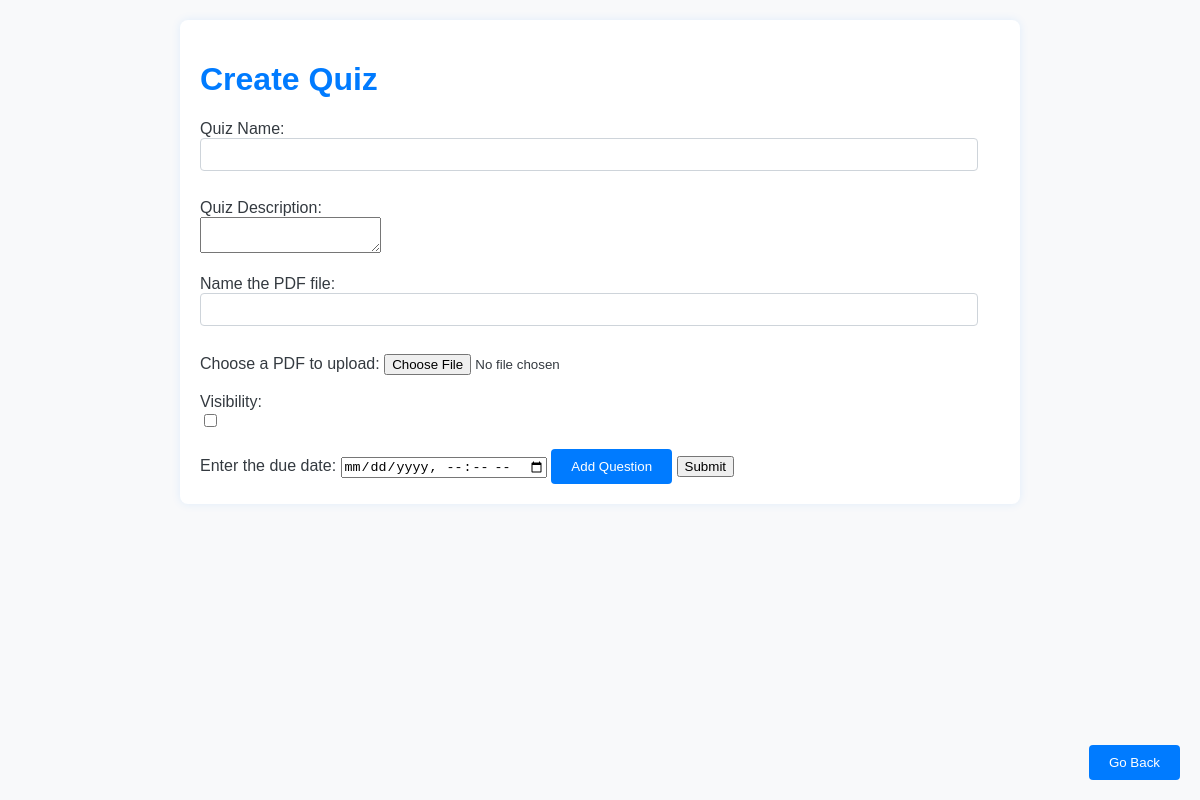
/quiz_editor?quiz_id=31 (signed in), run on an earlier commit of the app's database.
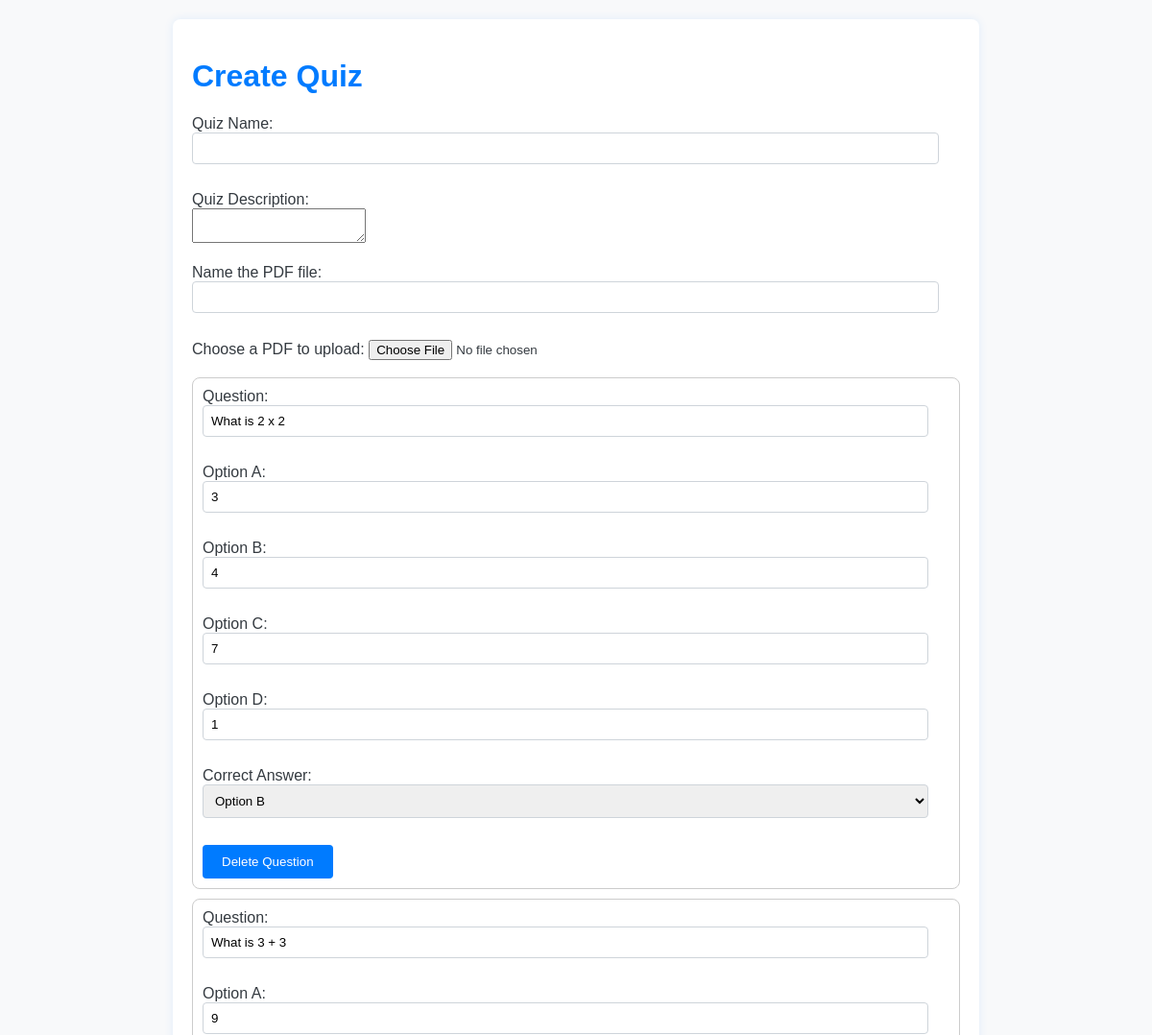
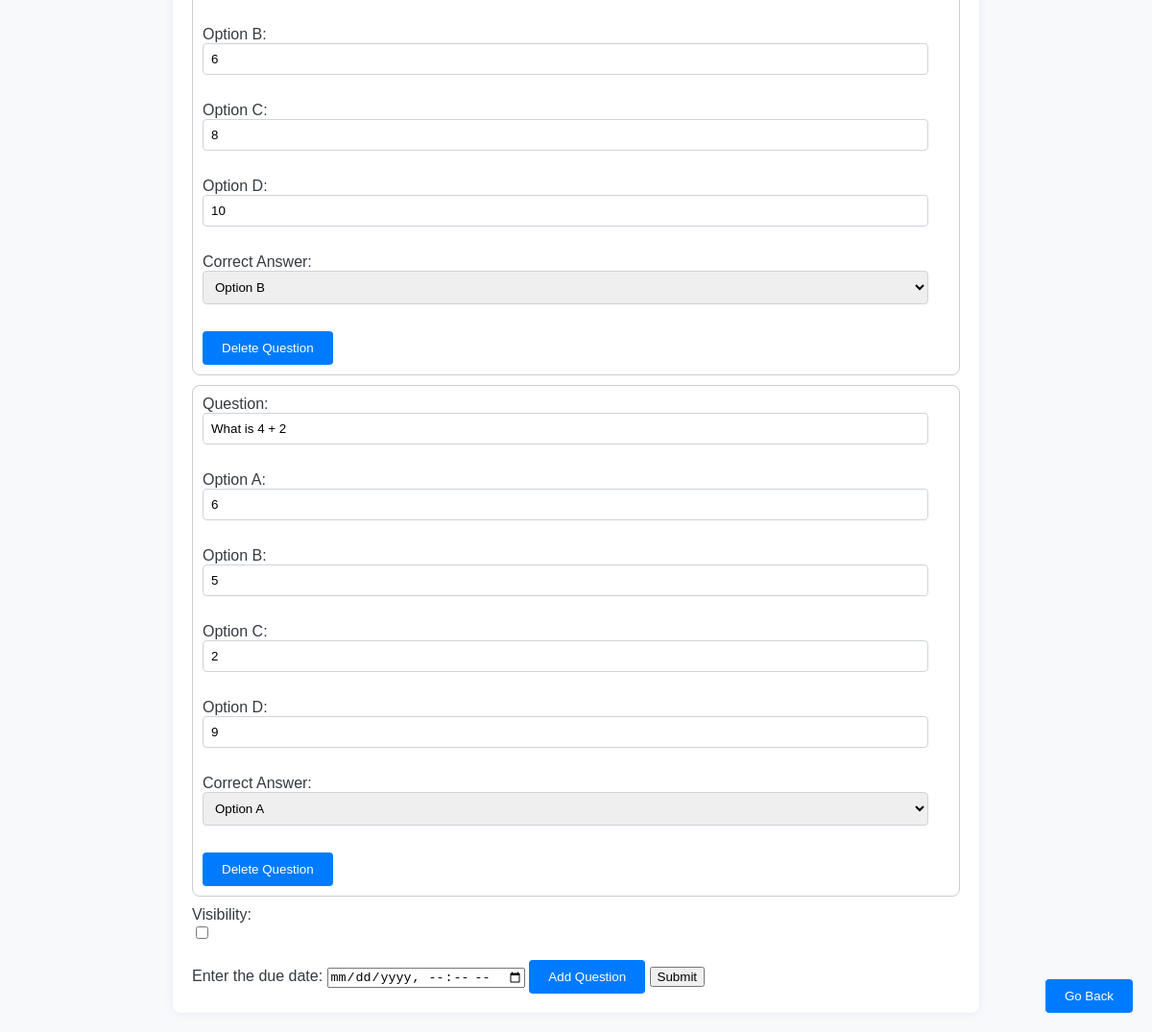
And on a later commit of the database (2 pictures, top to bottom).
### tables this page shows
CREATE TABLE QUESTIONS (QUESTION_ID INTEGER UNIQUE PRIMARY KEY, QUIZ_ID INTEGER NOT NULL REFERENCES QUIZZES (QUIZ_ID), QUESTION TEXT NOT NULL, ANSWER_A TEXT NOT NULL, ANSWER_B TEXT NOT NULL, ANSWER_C TEXT NOT NULL, ANSWER_D TEXT NOT NULL, CORRECT_ANSWER TEXT NOT NULL, NUM_CORRECT INTEGER NOT NULL, NUM_INCORRECT INTEGER NOT NULL, NUM_EMPLOYEES_COMPLETED INTEGER NOT NULL, QUESTION_TYPE TEXT NOT NULL);

### manage_quizzes.py (the view)
@website.route('/quiz_editor')
def quiz_editor():
    if session['role'] == 1:
        quiz_id = request.args.get('quiz_id')
        quiz_name = request.args.get('quiz_name')
        quiz_desc = request.args.get('quiz_desc')
        cursor = database.conn.cursor()
        cursor.execute(
            "SELECT QUESTION, ANSWER_A, ANSWER_B, ANSWER_C, ANSWER_D, CORRECT_ANSWER FROM QUESTIONS WHERE QUIZ_ID = ?",
            (quiz_id,))
        questions = []
        for row in cursor.fetchall():
            question_text, option_a, option_b, option_c, option_d, correct_answer = row
            questions.append({
                'question_text': question_text,
                'option_a': option_a,
                'option_b': option_b,
                'option_c': option_c,
                'option_d': option_d,
                'correct_answer': correct_answer
            })
        cursor.close()
        return render_template('quiz_editor.html', quiz_id=quiz_id, quiz_name=quiz_name, quiz_desc=quiz_desc,
                               questions=questions)
    else:
        return render_template('prohibited.html')

### templates/quiz_editor.html (shortened to what this page needs)
<!DOCTYPE html>
<html lang="en">
<head>
</head>
<body>
    <div class="container">
        <h1>Create Quiz</h1>
        <form id="quizForm" action = "{{ url_for('quiz_editing') }}" method="POST" enctype="multipart/form-data">
            <label for="quiz_name">Quiz Name:</label><br>
            <input type="text" id="quizTitle" name="quiz_name" value="{{ request.args.get('quiz_name', '') }}"><br><br>
            <label for="quiz_desc">Quiz Description:</label><br>
            <textarea id="quiz_desc" name="quiz_desc">{{ request.args.get('quiz_desc', '') }}</textarea><br><br>
            <label for="material_name">Name the PDF file:</label><br>
            <input type="text" id="material_name" name="material_name"><br><br>
            <label for="file">Choose a PDF to upload:</label>
            <input type="file" id="file" name="file" value={{ None }} accept=".pdf">
        <br>
		<br>
            <div id="questionsContainer">
                {% for question in questions %}
                    <div class="question">
                        <label for="question{{ loop.index }}">Question:</label><br>
                        <input type="text" id="question{{ loop.index }}" name="question{{ loop.index }}" value="{{ question.question_text }}"><br><br>
                        <label for="option{{ loop.index }}A">Option A:</label><br>
                        <input type="text" id="option{{ loop.index }}A" name="option{{ loop.index }}A" value="{{ question.option_a }}"><br><br>
                        <label for="option{{ loop.index }}B">Option B:</label><br>
                        <input type="text" id="option{{ loop.index }}B" name="option{{ loop.index }}B" value="{{ question.option_b }}"><br><br>
                        <label for="option{{ loop.index }}C">Option C:</label><br>
                        <input type="text" id="option{{ loop.index }}C" name="option{{ loop.index }}C" value="{{ question.option_c }}"><br><br>
                        <label for="option{{ loop.index }}D">Option D:</label><br>
                        <input type="text" id="option{{ loop.index }}D" name="option{{ loop.index }}D" value="{{ question.option_d }}"><br><br>
                        <label for="correctAnswer{{ loop.index }}">Correct Answer:</label><br>
                        <select id="correctAnswer{{ loop.index }}" name="correctAnswer{{ loop.index }}">
                            <option value="optionA" {% if question.correct_answer == 'optionA' %} selected {% endif %}>Option A</option>
                            <option value="optionB" {% if question.correct_answer == 'optionB' %} selected {% endif %}>Option B</option>
                        </select><br><br>
                        <button type="button" onclick="deleteQuestion(this)" style="background-color: #007bff;">Delete Question</button>
                    </div>
                {% endfor %}
            </div>
            <label for="isVisible">Visibility:</label><br>
            <input type="checkbox" id="isVisible" name="isVisible" value="1" {% if request.args.get('is_Visible') == '1' %} checked {% endif %}><br><br>
            <label for="due_date">Enter the due date:</label>
            <input type="datetime-local" id="due_date" name="due_date" value="{{ request.args.get('due_Date', '') }}">
            <button type="button" onclick="addQuestion()" style="background-color: #007bff;">Add Question</button>
            {% if request.args.get('quiz_id') %} <input type="submit" onclick="editQuiz(request.args.get('quiz_id'))">
            {% else %} <input type="submit" onclick="createQuiz()">
            {% endif %}
        </form>
    </div>
    <div class="back-button">
        <button onclick="goBack()">Go Back</button>
    </div>
</body>
</html>

### templates/quiz_editor.html (style rules this page uses)
body { font-family: Arial, sans-serif; background-color: #f8f9fa; color: #343a40; margin: 0; padding: 0; }
h1 { color: #007bff; }
.container { max-width: 800px; margin: 20px auto; padding: 20px; background-color: white; border-radius: 8px; box-shadow: 0 0 10px rgba(0, 123, 255, 0.1); }
.question { border: 1px solid #ccc; padding: 10px; margin-bottom: 10px; background-color: #fff; border-radius: 8px; }
input[type="text"], select { width: calc(100% - 22px); padding: 8px; margin-bottom: 10px; border: 1px solid #ced4da; border-radius: 4px; box-sizing: border-box; }
button { background-color: #007bff; color: white; padding: 10px 20px; border: none; border-radius: 4px; cursor: pointer; transition: background-color 0.3s; }
.back-button { position: fixed; bottom: 20px; right: 20px; }
.back-button button { background-color: #007bff; color: white; padding: 10px 20px; border: none; border-radius: 4px; cursor: pointer; transition: background-color 0.3s; }

What changed in the data, as far as the page shows it:
added QUESTIONS: question_text "What is 2 x 2", option_a "3", option_b "4", option_c "7", CORRECT_ANSWER "Option B"
added QUESTIONS: question_text "What is 3 + 3", option_a "9", option_b "6", option_c "8", option_d "10", CORRECT_ANSWER "Option B"
added QUESTIONS: question_text "What is 4 + 2", option_a "6", option_b "5", option_c "2", option_d "9", CORRECT_ANSWER "Option A"
